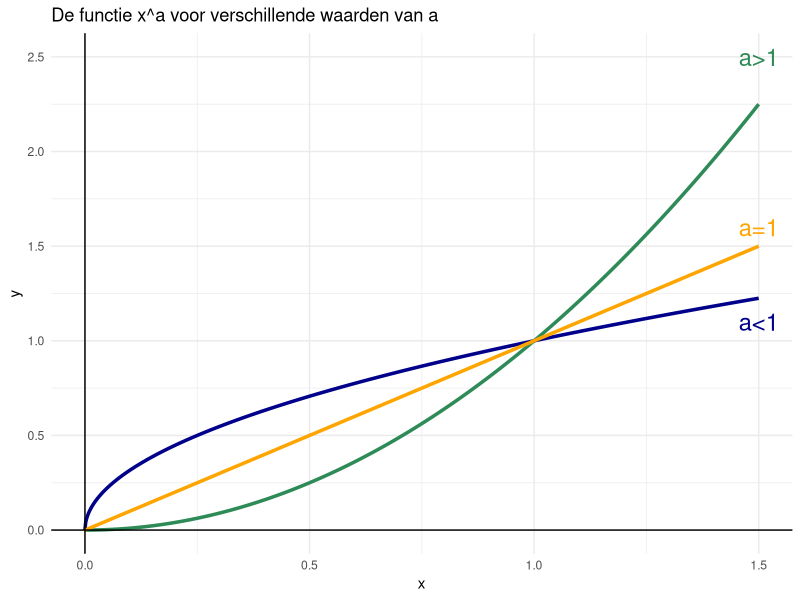

The R script that drew this image:
## ---- chunk 1
library(ggplot2)
a <- 2
x_min <- 0
x_max <- 1.5

ggplot() + 
  stat_function(fun = function(x) x^2 , n=1000, colour = "seagreen", linewidth = 1.2) +
  stat_function(fun = function(x) x^0.5 ,n=1000,  colour = "darkblue", linewidth = 1.2) +
  stat_function(fun = function(x) x^1 , n=10,  colour = "orange", linewidth = 1.2) +
  xlim(x_min, x_max) +
  theme_minimal() +
  geom_text(aes(x=1.5, y=2.5),size=6,label="a>1", col="seagreen") +
  geom_text(aes(x=1.5, y=1.1),size=6,label="a<1", col="darkblue") +
  geom_text(aes(x=1.5, y=1.6),size=6,label="a=1", col="orange") +
  xlab("x") +
  ylab("y") +
  geom_hline(yintercept = 0) +
  geom_vline(xintercept = 0) +
  ggtitle("De functie x^a voor verschillende waarden van a")
